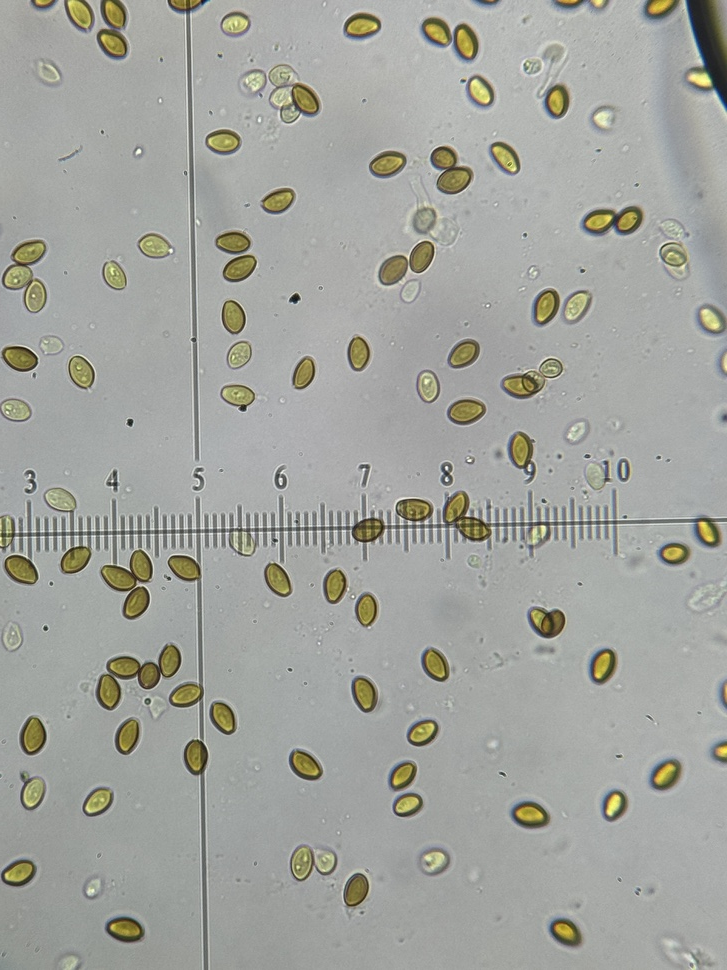
#> input picture attached_assets/IMG_3106 2_1757825420615.JPG, 727 x 970 px, shrunk from 3024 x 4032 before the run
$ python -i calibration.py   (imports and definitions only)
#> lines starting #> are read from the running program, lines starting #| are printed output that depends on the picture
import cv2
import numpy as np
from PIL import Image
import re


class StageCalibration:
    """Handle stage calibration for automatic pixel scale detection"""

    def __init__(self):
        self.known_standards = {
            "10um_scale_bar": {
                "length_um": 10,
                "description": "10 micrometer scale bar"
            },
            "20um_scale_bar": {
                "length_um": 20,
                "description": "20 micrometer scale bar"
            },
            "50um_scale_bar": {
                "length_um": 50,
                "description": "50 micrometer scale bar"
            },
            "100um_scale_bar": {
                "length_um": 100,
                "description": "100 micrometer scale bar"
            },
            "pollen_grain": {
                "length_um": 25,
                "description": "Average pollen grain (25μm)"
            },
            "red_blood_cell": {
                "length_um": 7.5,
                "description": "Human red blood cell (7.5μm)"
            },
        }

    def detect_scale_bar(self,
                         image,
                         min_length_pixels=100,
                         max_length_pixels=500):
        """Detect scale bars in calibration images using improved line detection"""
#> called with min_length_pixels = 100, max_length_pixels = 500
        # Convert to grayscale
        if len(image.shape) == 3:
            gray = cv2.cvtColor(image, cv2.COLOR_RGB2GRAY)
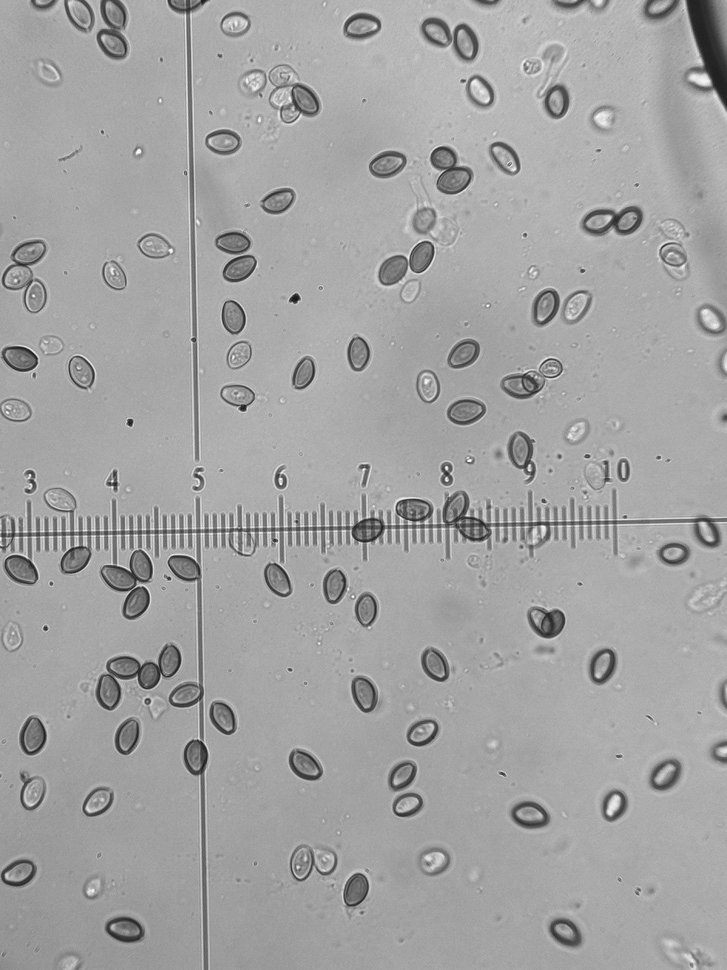
#> gray: shape (970, 727); min 20, max 255, mean 162.3
        else:
            gray = image.copy()

        h, w = gray.shape
#> h = 970; w = 727

        # Focus on bottom-right quadrant where scale bars are typically located
        roi_y_start = h // 2
#> roi_y_start = 485
        roi_x_start = w // 2
#> roi_x_start = 363
        roi = gray[roi_y_start:, roi_x_start:]
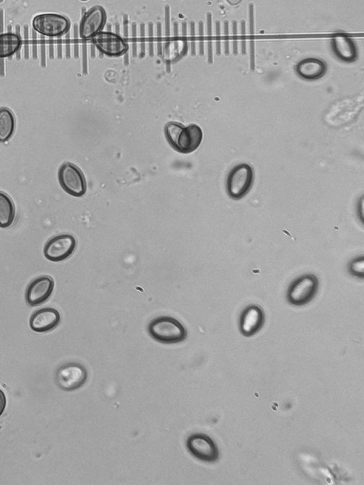
#> roi: shape (485, 364); min 31, max 249, mean 162.8

        # Apply morphological operations to clean up the image
        kernel = cv2.getStructuringElement(cv2.MORPH_RECT, (3, 1))
        roi_cleaned = cv2.morphologyEx(roi, cv2.MORPH_CLOSE, kernel)

        # Apply edge detection with different parameters for better line detection
        edges = cv2.Canny(roi_cleaned, 30, 100, apertureSize=3)
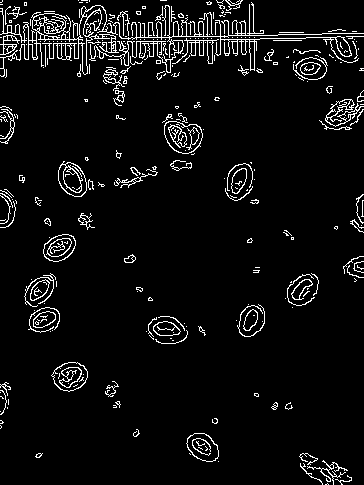
#> edges: shape (485, 364); 5.7% white in thin lines or dots

        # Detect lines using Hough transform with stricter parameters
        lines = cv2.HoughLinesP(edges,
                                1,
                                np.pi / 180,
                                threshold=30,
                                minLineLength=min_length_pixels,
                                maxLineGap=5)
#> lines = 15 rows, first 6: [3, 40, 171, 37], [28, 43, 172, 41], [116, 34, 220, 34], [112, 33, 263, 33], [0, 44, 256, 49], [3, 36, 106, 36]

        if lines is None:
            # Try detection on full image as fallback
            edges_full = cv2.Canny(gray, 50, 150, apertureSize=3)
            lines = cv2.HoughLinesP(edges_full,
                                    1,
                                    np.pi / 180,
                                    threshold=50,
                                    minLineLength=min_length_pixels,
                                    maxLineGap=10)
            roi_offset_x, roi_offset_y = 0, 0
        else:
            roi_offset_x, roi_offset_y = roi_x_start, roi_y_start
#> roi_offset_x = 363; roi_offset_y = 485

        if lines is None:
            return None

        # Filter and score horizontal lines
        candidate_lines = []
        for line in lines:
            x1, y1, x2, y2 = line[0]

            # Adjust coordinates if from ROI
            x1, x2 = x1 + roi_offset_x, x2 + roi_offset_x
            y1, y2 = y1 + roi_offset_y, y2 + roi_offset_y

            length = np.sqrt((x2 - x1)**2 + (y2 - y1)**2)
            angle = np.abs(np.arctan2(y2 - y1, x2 - x1) * 180 / np.pi)

            # Consider lines that are roughly horizontal (within 10 degrees)
            if angle < 10 or angle > 170:
                # Calculate line quality score based on:
                # - Length (longer is better)
                # - Horizontal-ness (more horizontal is better)
                # - Position (bottom-right preferred)
                length_score = min(length / max_length_pixels, 1.0)
                angle_score = 1.0 - (min(angle, 180 - angle) / 10.0)
                position_score = (x1 + x2) / (2 * w) + (y1 + y2) / (
                    2 * h)  # Favor bottom-right

                quality_score = (length_score * 0.5 + angle_score * 0.3 +
                                 position_score * 0.2)

                candidate_lines.append({
                    'coords': (x1, y1, x2, y2),
                    'length': length,
                    'angle': angle,
                    'quality_score': quality_score
                })
#> this loop made 15 passes
#> (line, x1, y1, x2, y2, length, angle, length_score) on passes 1 to 11: ([[3, 40, 171, 37]], 366, 525, 534, 522, 168, 1.02, 0.336), ([[28, 43, 172, 41]], 391, 528, 535, 526, 144, 0.796, 0.288), ([[116, 34, 220, 34]], 479, 519, 583, 519, 104, 0, 0.208), ([[112, 33, 263, 33]], 475, 518, 626, 518, 151, 0, 0.302), ([[0, 44, 256, 49]], 363, 529, 619, 534, 256, 1.12, 0.512), ([[3, 36, 106, 36]], 366, 521, 469, 521, 103, 0, 0.206), ([[3, 27, 254, 32]], 366, 512, 617, 517, 251, 1.14, 0.502), ([[63, 23, 253, 30]], 426, 508, 616, 515, 190.1, 2.11, 0.38), ([[12, 57, 174, 55]], 375, 542, 537, 540, 162, 0.707, 0.324), ([[12, 56, 136, 48]], 375, 541, 499, 533, 124.3, 3.69, 0.249), ([[103, 45, 212, 41]], 466, 530, 575, 526, 109.1, 2.1, 0.218)
#> after the loop, candidate_lines = 15 items

        if not candidate_lines:
            return None

        # Sort by quality score and return the best line
        candidate_lines.sort(key=lambda x: x['quality_score'], reverse=True)
        return candidate_lines[0]

    # [118 lines left out: functions detect_micrometer_divisions, detect_circular_objects, calculate_pixel_scale, not called in this run]

    def auto_detect_scale(self,
                          image,
                          reference_type="scale_bar",
                          known_length_um=None):
        """Automatically detect and calculate pixel scale from calibration image"""
        results = {
            'pixel_scale': None,
            'detection_method': None,
            'confidence': 0,
            'detected_objects': [],
            'visualization': None
        }

        if reference_type == "scale_bar":
            # Detect scale bars
            scale_bar = self.detect_scale_bar(image)
#> scale_bar = {'coords': (363, 529, 619, 534), 'length': 256, 'angle': 1.12, 'quality_score': 0.767}
            if scale_bar and known_length_um:
                pixel_scale = self.calculate_pixel_scale(
                    scale_bar['length'], known_length_um)

                # Calculate confidence based on quality score and length
                h, w = image.shape[:2]
                relative_length = scale_bar['length'] / w
                quality_confidence = scale_bar.get('quality_score', 0.5)
                length_confidence = min(relative_length / 0.1,
                                        1.0)  # Good if >10% of image width
                confidence = (quality_confidence * 0.7 +
                              length_confidence * 0.3)

                results.update({
                    'pixel_scale':
                    pixel_scale,
                    'detection_method':
                    'scale_bar',
                    'confidence':
                    confidence,
                    'detected_objects': [scale_bar],
                    'visualization':
                    self.create_calibration_visualization(
                        image, [scale_bar], 'scale_bar')
                })

        elif reference_type == "micrometer_divisions":
            # Detect micrometer tick marks
            divisions = self.detect_micrometer_divisions(image)
            if divisions and known_length_um:
                # known_length_um should be the distance per division (e.g., 10μm for 0.01mm divisions)
                pixel_scale = self.calculate_pixel_scale(
                    divisions['spacing_pixels'], known_length_um)

                # Calculate confidence based on number of divisions and consistency
                quality_confidence = divisions.get('quality_score', 0.5)
                consistency_confidence = min(divisions['num_divisions'] / 10.0,
                                             1.0)  # Better with more divisions
                confidence = (quality_confidence * 0.6 + consistency_confidence
                              * 0.4) * 0.9  # High confidence for micrometer

                results.update({
                    'pixel_scale':
                    pixel_scale,
                    'detection_method':
                    'micrometer_divisions',
                    'confidence':
                    confidence,
                    'detected_objects': [divisions],
                    'visualization':
                    self.create_calibration_visualization(
                        image, [divisions], 'micrometer')
                })

        elif reference_type == "circular_object":
            # Detect circular objects
            circles = self.detect_circular_objects(image)
            if circles is not None and len(circles) > 0 and known_length_um:
                # Use the largest circle as reference
                largest_circle = circles[0]
                diameter_pixels = largest_circle[2] * 2
                pixel_scale = diameter_pixels / known_length_um

                # Calculate confidence based on circle quality and number of circles detected
                num_circles = len(circles)
                circle_confidence = min(
                    num_circles / 5.0,
                    1.0)  # Better if multiple similar circles
                size_confidence = min(largest_circle[2] / 50.0,
                                      1.0)  # Better if reasonably sized
                confidence = (circle_confidence * 0.4 + size_confidence *
                              0.6) * 0.7  # Cap at 0.7 for circles

                results.update({
                    'pixel_scale':
                    pixel_scale,
                    'detection_method':
                    'circular_object',
                    'confidence':
                    confidence,
                    'detected_objects':
                    circles,
                    'visualization':
                    self.create_calibration_visualization(
                        image, circles, 'circular')
                })

        return results

    # [138 lines left out: functions create_calibration_visualization, manual_calibration, validate_calibration, not called in this run]

>>> import cv2
>>> picture = cv2.cvtColor(cv2.imread('attached_assets/IMG_3106 2_1757825420615.JPG'), cv2.COLOR_BGR2RGB)
>>> result = StageCalibration().auto_detect_scale(picture)
#> result = 5 items

$ run again, on attached_assets/IMG_9352 2_1757906009366.JPG
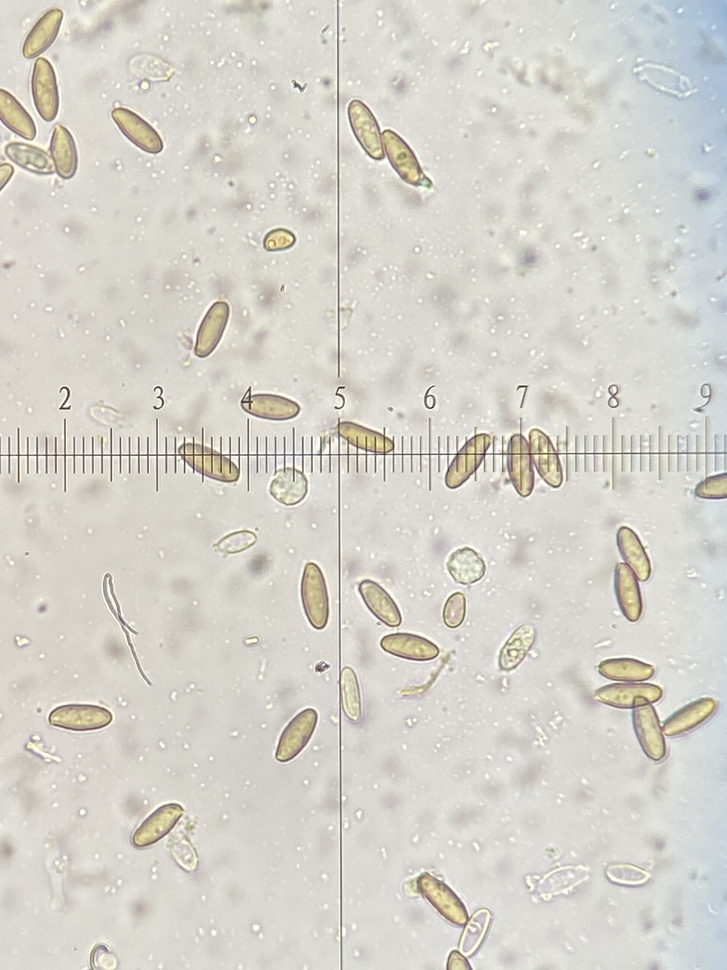
#> input picture attached_assets/IMG_9352 2_1757906009366.JPG, 727 x 970 px, shrunk from 3024 x 4032 before the run
#> in detect_scale_bar, `edges = cv2.Canny(roi_cleaned, 30, 100, apertureSize=3)`:
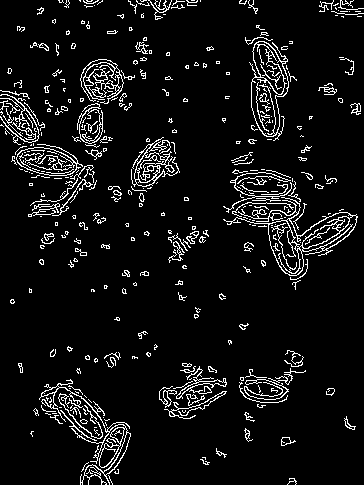
#> edges: shape (485, 364); 7.2% white in thin lines or dots
#> in detect_scale_bar, `lines = cv2.HoughLinesP(edges, 1, np.pi / 180, threshold=30, minLineLe..`: lines = None
#> in detect_scale_bar, `edges_full = cv2.Canny(gray, 50, 150, apertureSize=3)`:
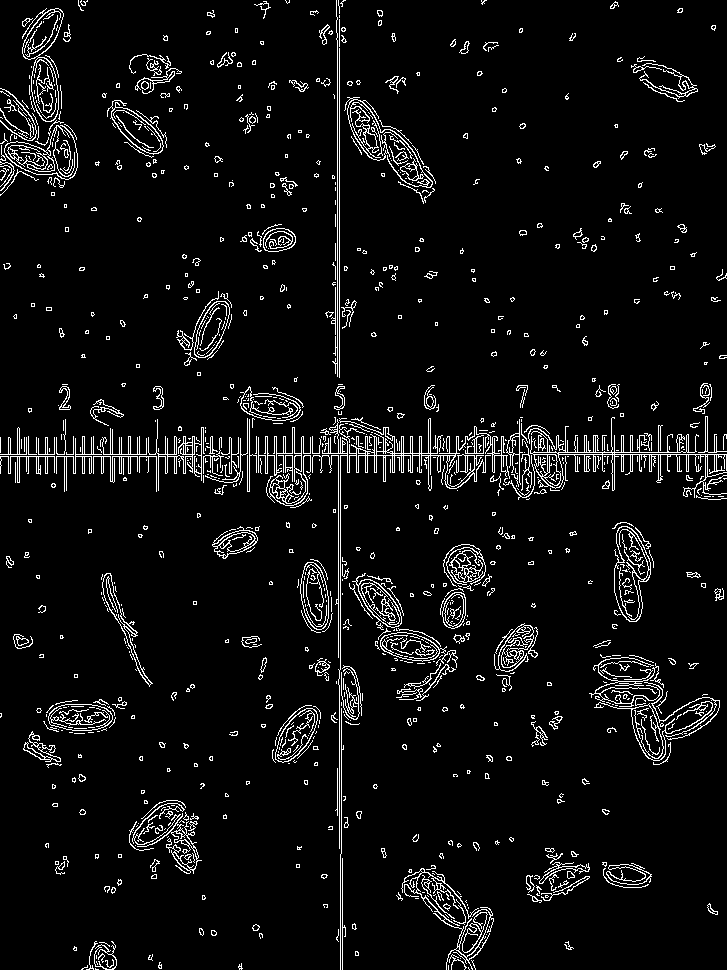
#> edges_full: shape (970, 727); 5.7% white in thin lines or dots
#> in detect_scale_bar, `lines = cv2.HoughLinesP(edges_full, 1, np.pi / 180, threshold=50, minL..`: lines = 53 rows, first 6: [339, 432, 339, 6], [492, 454, 726, 454], [337, 438, 337, 33], [8, 453, 532, 453], [340, 669, 340, 384], [0, 456, 726, 456]
#> the loop in detect_scale_bar, `for line in lines:` made 53 passes
#> (x1, y1, x2, y2, length, angle, length_score, angle_score) on passes 2, 4, 6, 7, 8, 9, 11, 12: (492, 454, 726, 454, 234, 0, 0.468, 1), (8, 453, 532, 453, 524, 0, 1, 1), (0, 456, 726, 456, 726, 0, 1, 1), (0, 452, 437, 452, 437, 0, 0.874, 1), (231, 455, 534, 455, 303, 0, 0.606, 1), (0, 450, 726, 437, 726.1, 1.03, 1, 0.897), (0, 467, 330, 467, 330, 0, 0.66, 1), (347, 469, 726, 469, 379, 0, 0.758, 1)
